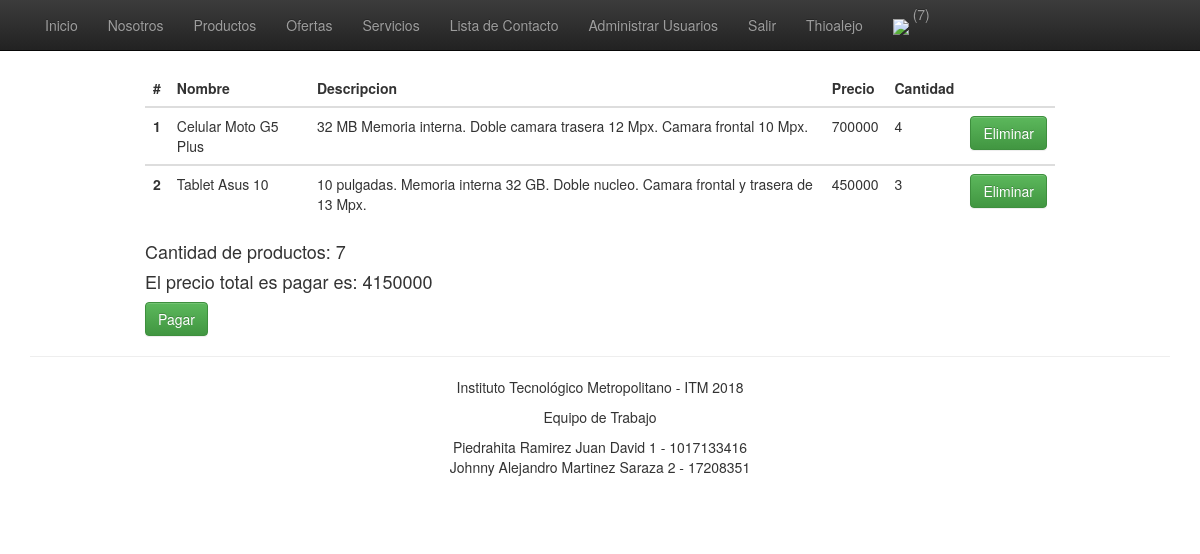
/carrito.php (signed in), run on the app's committed database.
### tables this page shows
CREATE TABLE `productos` (
  `id` int(11) NOT NULL,
  `nombre` varchar(100) NOT NULL,
  `descripcion` varchar(1000) NOT NULL,
  `precio` int(11) NOT NULL,
  `cantidad` int(11) NOT NULL,
  `usuario` varchar(60) NOT NULL,
  `creado` datetime NOT NULL,
  `actualizado` datetime NOT NULL DEFAULT CURRENT_TIMESTAMP,
  PRIMARY KEY (`id`)
);

### includes/connection.php (called while the page is built, shortened)
<?php
class Connection extends MySQLi
{
	public $estado;
	function __construct()
	{
		return $this->estado;
	}
}
?>

### includes/clases.php (called while the page is built, shortened)
<?php
require 'connection.php';
  class Registro {
		public $estado;
	    function __construct() {
	      $this->db = new Connection();
	    }
		function consultarCarrito($usuario){
			$sql = ("SELECT `id_producto`, SUM(`cantidad`) AS 'cantidad',SUM(`precio`) AS 'precio' FROM `carro` WHERE `usuario` = '$usuario' AND `estado` = 0 GROUP BY `id_producto`");
			$stmt = $this->db->query($sql);
			$stmt = $stmt->fetch_all(MYSQLI_ASSOC);
			if ($stmt) {
			    $this->estado = $stmt;
			} else {
			    $this->estado = "Error";
			}
			return $this->estado;
		}
		function consultarProductoCarrito($id){
			$sql = ("SELECT * FROM productos WHERE id = '$id' LIMIT 1");
			$stmt = $this->db->query($sql);
			$stmt = $stmt->fetch_array(MYSQLI_ASSOC);
			if ($stmt) {
			    $this->estado = $stmt;
			} else {
			    $this->estado = "Error";
			}
			return $this->estado;
		}
		function productosCarrito($usuario){
			$sql = ("SELECT SUM(`cantidad`) as 'total' FROM `carro` WHERE `usuario` = '$usuario' AND `estado` = 0");
			$stmt = $this->db->query($sql);
			$stmt = $stmt->fetch_array(MYSQLI_ASSOC);
			if ($stmt) {
			    $this->estado = $stmt;
			} else {
			    $this->estado = "Error";
			}
			return $this->estado;
		}
	}
?>

### carrito.php (the view, shortened to what this page needs)
<?php
	include ('includes/header.php');
	$total = 0 ;
	$totalproductos = 0;
	$consultar = new Registro();
	$carrito = $consultar->consultarCarrito($_SESSION['usuario']);
	if($carrito != "Error"){
		foreach ($carrito as $value) {
			$producCarrito[] = $consultar->consultarProductoCarrito($value['id_producto']);
		}
	}
?>
<?php if($_SESSION['carrito']>0 && isset($producCarrito)){ ?>
<div class="producto">
	<table class="table">
	  <thead class="thead-dark">
	    <tr>
	      <th scope="col">#</th>
	      <th scope="col">Nombre</th>
	      <th scope="col">Descripcion</th>
	      <th scope="col">Precio</th>
	      <th scope="col">Cantidad</th>
	      <th scope="col"></th>
	    </tr>
	  </thead>
	  <?php foreach ($producCarrito as $row): ?>
	  <tbody>
	    <tr>
	      <form action='agregarCarrito.php?id=<?php echo $row['id']; ?>' method='post'>
		      <th scope="row"><?php echo $row['id'] ?></th>
		      <td><?php echo $row['nombre'] ?></td>
		      <td><?php echo $row['descripcion'] ?></td>
		      <?php foreach ($carrito as $fila): ?>
				<?php if($row['id'] == $fila['id_producto']){ ?>
					<td><?php echo $row['precio'];  $total += $row['precio']*$fila['cantidad']; ?></td>
		      		<td><?php echo $fila['cantidad']; $totalproductos += $fila['cantidad']; ?></td>
				<?php } ?>
		      <?php endforeach ?>
		      <td><a class="btn btn-success" href="eliminarcarrito.php?id=<?php echo $row['id'];?>&user=<?php echo $_SESSION['usuario']; ?>">Eliminar</a></td>
	  	  </form>
	    </tr>
	  <?php endforeach ?>
	  </tbody>
	</table>
	<div>
		<h4> <?php echo "Cantidad de productos: $totalproductos"; ?></h4>
		<h4> <?php echo "El precio total es pagar es: $total"; ?></h4>
		<a class="btn btn-success" href="comprar.php?user=<?php echo $_SESSION['usuario']; ?>">Pagar</a>
	</div>
</div>
<?php }else{ ?>
	<div class="mensaje">
		<h3>No tienes productos en el carrito.</h3>
	</div>
<?php } ?>
<?php
include ('includes/footer.php');
?>

### includes/header.php (style rules this page uses)
body { padding-top: 50px; padding-bottom: 20px; }

### carrito.php (style rules this page uses)
.producto { margin-left: 145px; margin-right: 145px; margin-top: 20px; }

### data on the page
productos: id "1", nombre "Celular Moto G5 Plus", descripcion "32 MB Memoria interna. Doble camara trasera 12 Mpx. Camara frontal 10 Mpx.", precio "700000", cantidad "4"
productos: id "2", nombre "Tablet Asus 10", descripcion "10 pulgadas. Memoria interna 32 GB. Doble nucleo. Camara frontal y trasera de 13 Mpx.", precio "450000", cantidad "3"

### other printed values
$_SESSION['usuario'] "Thioalejo"
$_SESSION['carrito']["total"] "7"
$totalproductos "7"
$total "4150000"
$alumno1 "Piedrahita Ramirez Juan David 1 - 1017133416"
$alumno2 "Johnny Alejandro Martinez Saraza 2 - 17208351"
